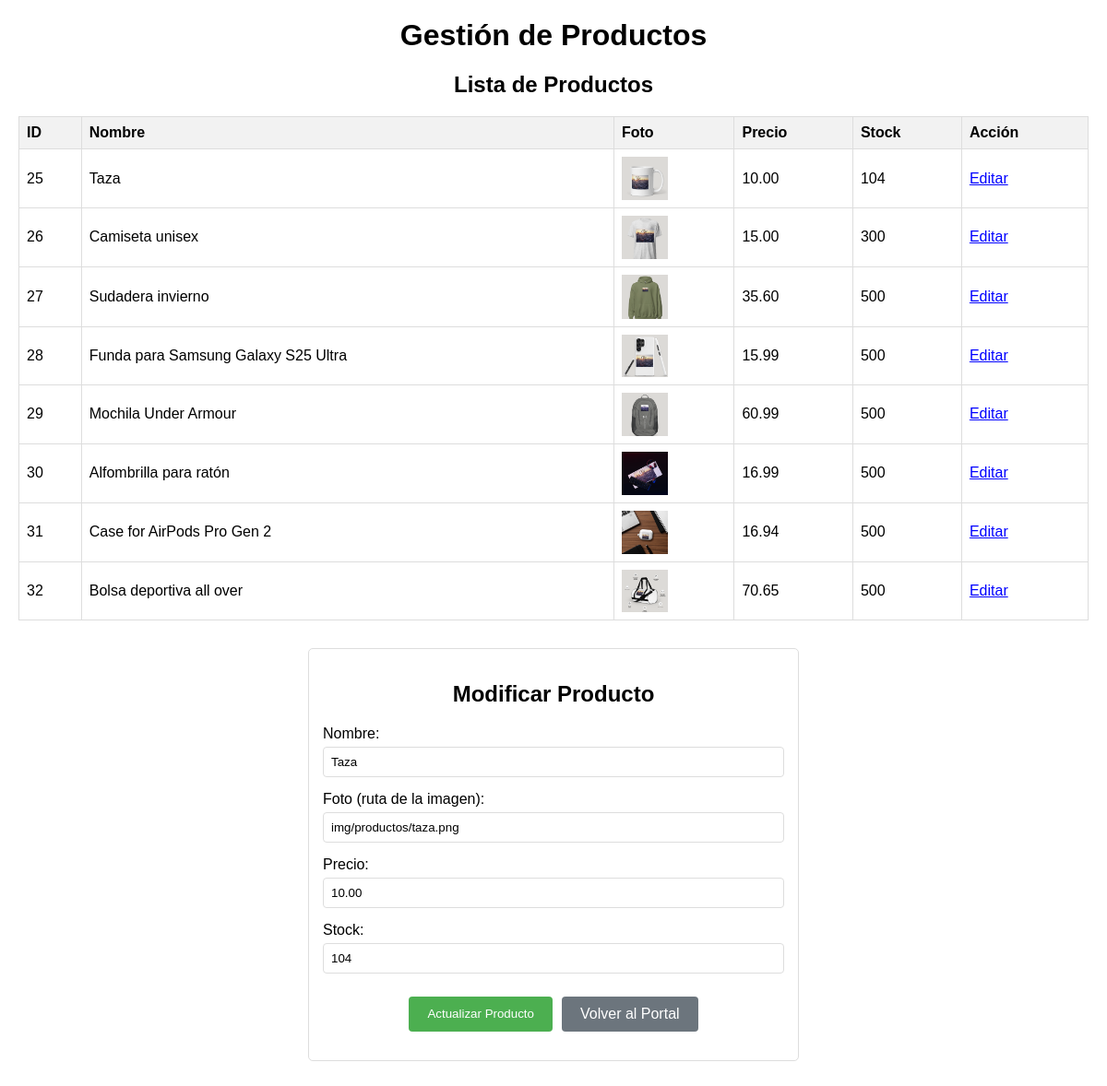
Page /cont_admin_tienda.php?id_producto=25 on the committed database.
### tables this page shows
CREATE TABLE IF NOT EXISTS `productos` (
  `id` int NOT NULL AUTO_INCREMENT,
  `nombre` varchar(255) NOT NULL,
  `foto` varchar(255) NOT NULL,
  `stock` int NOT NULL,
  `precio` decimal(10,2) DEFAULT NULL,
  `description` varchar(255) DEFAULT NULL,
  PRIMARY KEY (`id`)
);

### cont_admin_tienda.php (the view, shortened to what this page needs)
<?php
include 'conexion.php';
mysqli_select_db($conexion, "cimientos & sueños") or die("Error al seleccionar la base de datos: " . mysqli_error($conexion));
$producto_editar = null;
if (isset($_GET['id_producto']) && is_numeric($_GET['id_producto']) && $_GET['id_producto'] > 0) {
    $id = intval($_GET['id_producto']);
    $query = "SELECT * FROM productos WHERE id='$id'";
    $result = mysqli_query($conexion, $query);
    if ($result && mysqli_num_rows($result) > 0) {
        $producto_editar = mysqli_fetch_assoc($result);
    } else {
        $error_producto = "<p style='color:red;'>Error: Producto no encontrado.</p>";
    }
}
$query_productos = "SELECT * FROM `productos`";
$result_productos = mysqli_query($conexion, $query_productos);
?>
<link rel="stylesheet" href="css/admin.css">
<h1>Gestión de Productos</h1>
<div class="section">
    <h2>Lista de Productos</h2>
    <?php if (isset($error_lista_productos)): ?>
        <?php echo $error_lista_productos; ?>
    <?php elseif ($result_productos && mysqli_num_rows($result_productos) > 0): ?>
        <table>
            <tr>
                <th>ID</th>
                <th>Nombre</th>
                <th>Foto</th>
                <th>Precio</th>
                <th>Stock</th>
                <th>Acción</th>
            </tr>
            <?php while ($producto = mysqli_fetch_assoc($result_productos)): ?>
                <tr>
                    <td><?php echo htmlspecialchars($producto['id']); ?></td>
                    <td><?php echo htmlspecialchars($producto['nombre']); ?></td>
                    <td><img src="<?php echo htmlspecialchars($producto['foto']); ?>" alt="<?php echo htmlspecialchars($producto['nombre']); ?>" width="50"></td>
                    <td><?php echo htmlspecialchars($producto['precio']); ?></td>
                    <td><?php echo htmlspecialchars($producto['stock']); ?></td>
                    <td><a href="admin_tienda.php?id_producto=<?php echo htmlspecialchars($producto['id']); ?>" class="edit-link">Editar</a></td>
                </tr>
            <?php endwhile; ?>
        </table>
    <?php else: ?>
        <p class="error">No se encontraron productos.</p>
    <?php endif; ?>
</div>
<?php if ($producto_editar): ?>
    <div class="form-container">
        <h2>Modificar Producto</h2>
        <form method="POST" action="">
            <label>Nombre:</label>
            <input type="text" name="nombre" value="<?php echo htmlspecialchars($producto_editar['nombre']); ?>" required>
            <label>Foto (ruta de la imagen):</label>
            <input type="text" name="foto" value="<?php echo htmlspecialchars($producto_editar['foto']); ?>" required>
            <label>Precio:</label>
            <input type="number" step="0.01" name="precio" value="<?php echo htmlspecialchars($producto_editar['precio']); ?>" required>
            <label>Stock:</label>
            <input type="number" name="stock" value="<?php echo htmlspecialchars($producto_editar['stock']); ?>" required>
            <div class="button-container">
                <button type="submit" name="actualizar_producto">Actualizar Producto</button>
                <a href="http://localhost/portal/index.php" class="btn-volver">Volver al Portal</a>
            </div>
        </form>
    </div>
<?php endif; ?>
</body>
</html>

### css/admin.css (style rules this page uses)
table { border-collapse: collapse; width: 100%; margin-top: 20px; }
th, td { border: 1px solid #ddd; padding: 8px; text-align: left; }
th { background-color: #f2f2f2; }
.form-container { max-width: 500px; margin: 0 auto 30px; padding: 15px; border: 1px solid #ddd; border-radius: 5px; }
.form-container label { display: block; margin: 5px 0; }
.form-container input, .form-container select { width: 100%; padding: 8px; margin-bottom: 10px; border: 1px solid #ddd; border-radius: 4px; }
.form-container button { padding: 10px 20px; background-color: #4CAF50; color: white; border: none; border-radius: 4px; cursor: pointer; }
.edit-link { color: blue; text-decoration: underline; cursor: pointer; }
.section { margin-bottom: 30px; }
.btn-volver { padding: 10px 20px; background-color: #6c757d; color: white; border: none; border-radius: 4px; cursor: pointer; text-decoration: none; display: inline-block; margin-left: 10px; }
h1, h2 { text-align: center; }
.button-container { display: flex; justify-content: center; margin-top: 15px; }

### rows in the picture
productos: id "25", nombre "Taza", foto (picture), precio "10.00", stock "104", foto "img/productos/taza.png"
productos: id "26", nombre "Camiseta unisex", foto (picture), precio "15.00", stock "300"
productos: id "27", nombre "Sudadera invierno", foto (picture), precio "35.60", stock "500"
productos: id "28", nombre "Funda para Samsung Galaxy S25 Ultra", foto (picture), precio "15.99", stock "500"
productos: id "29", nombre "Mochila Under Armour", foto (picture), precio "60.99", stock "500"
productos: id "30", nombre "Alfombrilla para ratón", foto (picture), precio "16.99", stock "500"
productos: id "31", nombre "Case for AirPods Pro Gen 2", foto (picture), precio "16.94", stock "500"
productos: id "32", nombre "Bolsa deportiva all over", foto (picture), precio "70.65", stock "500"
